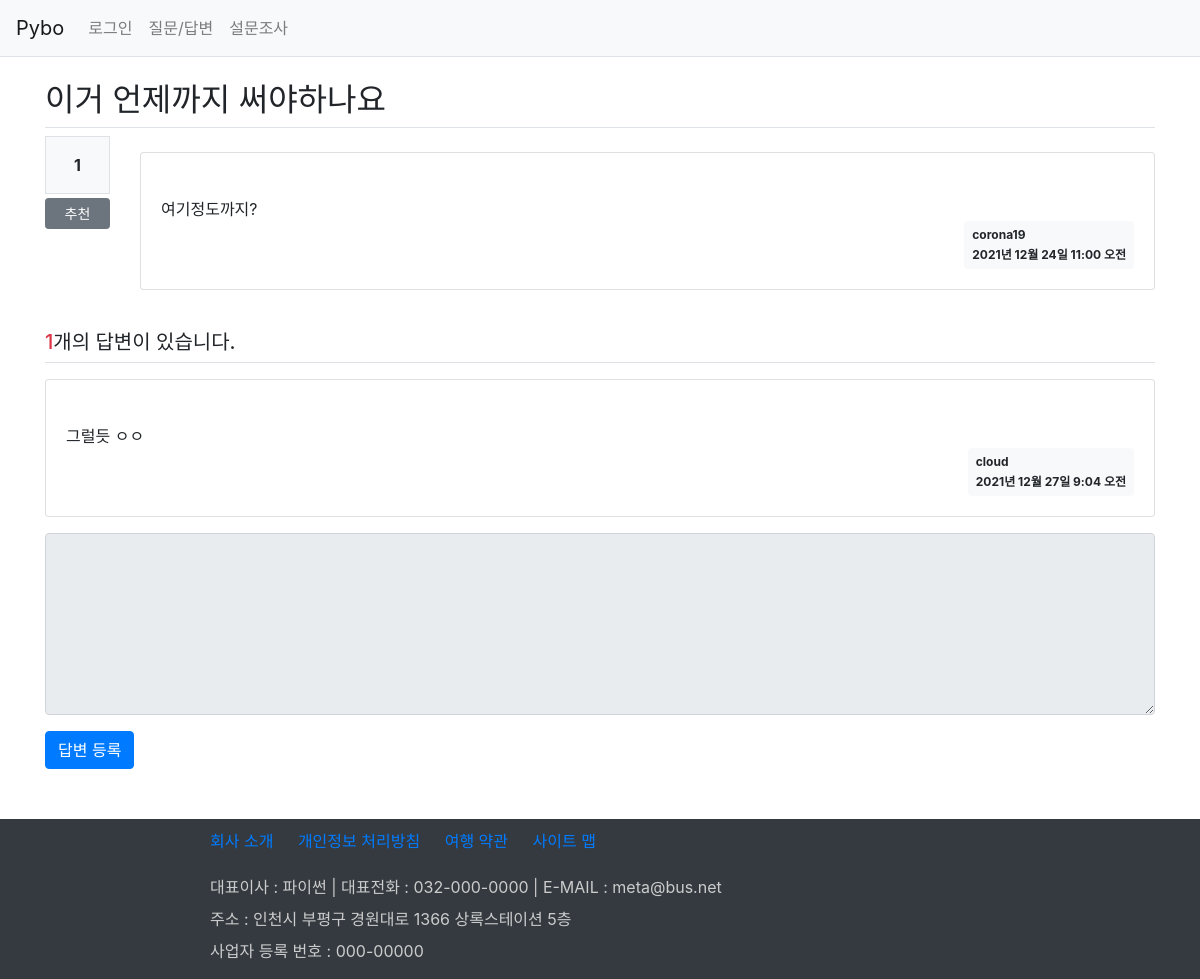
The app's page /board/28/ with its own data.
### board/models.py (models this page shows, shortened)
class Question(models.Model):
    author = models.ForeignKey(User, on_delete=models.CASCADE, related_name='author_question')
    subject = models.CharField(max_length=100)  # 제목 칼럼
    content = models.TextField()  # 내용
    create_date = models.DateTimeField()  # 작성일
    modify_date = models.DateTimeField(null=True, blank=True)  # 수정일
    voter = models.ManyToManyField(User, related_name='voter_question')

class Answer(models.Model):
    author = models.ForeignKey(User, on_delete=models.CASCADE)
    question = models.ForeignKey(Question, on_delete=models.CASCADE)  # 외래키, 제목
    content = models.TextField()  # 답변 내용
    create_date = models.DateTimeField()  # 답변 작성일
    modify_date = models.DateTimeField(null=True, blank=True)  # 수정일

### board/views.py (the view)
# urls.py: path('<int:question_id>/', views.detail, name='detail'),
def detail(request, question_id):
    question = get_object_or_404(Question, pk=question_id)
    return render(request, 'board/detail.html', {'question': question})

### templates/board/detail.html (shortened to what this page needs)
{% extends 'base.html' %}
{% block content %}
<div class="container my-3">
    <h2 class="border-bottom py-2">{{ question.subject }}</h2>
    <div class="row">
        <div class="col-1">
            <div class="bg-light text-center border font-weight-bolder p-3">
                {{ question.voter.count }}
            </div>
            <a href="#" data-uri="{% url 'board:vote_question' question.id %}"
               class="recommend btn btn-sm btn-secondary btn-block my-1">추천</a>
        </div>
        <div class="col-11">
            <div class="card my-3">
                <div class="card-body">
                    <div class="card-text" style="white-space:pre-line">
                        {{ question.content }}
                    </div>
                    <div class="d-flex justify-content-end">
                        <div class="badge badge-light text-left p-2">
                            <div class="mb-2">{{ question.author }}</div>
                            <div>{{ question.create_date }}</div>
                        </div>
                    </div>
                </div>
            </div>
        </div>
    </div>
    <h5 class="border-bottom my-3 py-2">
        <span class="text-danger">{{ question.answer_set.count }}</span>개의 답변이 있습니다.
    </h5>
    {% for answer in question.answer_set.all %}
    <div class="card my-3">
        <div class="card-body">
            <div class="card-text" style="white-space:pre-line">
                {{ answer.content }}
            </div>
            <div class="d-flex justify-content-end">
                <div class="badge badge-light text-left p-2">
                    <div class="mb-2">{{ answer.author }}</div>
                    <div>{{ answer.create_date }}</div>
                </div>
            </div>
        </div>
    </div>
    {% endfor %}
    <form action="{% url 'board:answer_create' question.id %}" method="post">
        <div class="form-group">
            <textarea name="content" rows="7" cols="50" class="form-control"
                {% if not user.is_authenticated %}
                    disabled
                {% endif %}></textarea>
        </div>
        <input type="submit" value="답변 등록" class="btn btn-primary">
    </form>
</div>
{% endblock %}

### records on screen
Question: subject "이거 언제까지 써야하나요", voter.count "1", content "여기정도까지?", author "corona19", create_date "2021년 12월 24일 11:00 오전", answer_set.count "1"
Answer: content "그럴듯 ㅇㅇ", author "cloud", create_date "2021년 12월 27일 9:04 오전"
